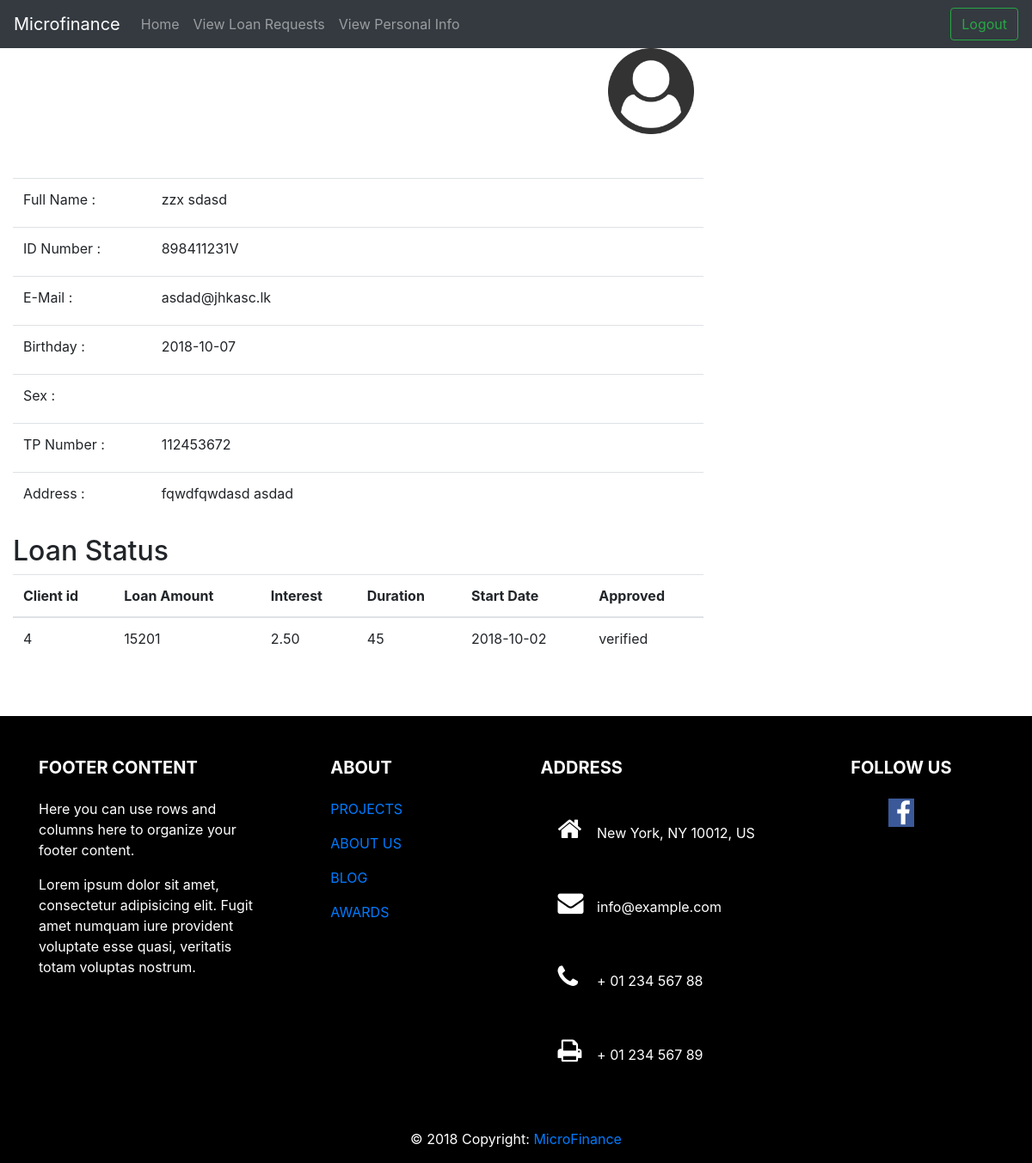
/Officer/profile.php?client_id=4 (signed in), run on an earlier commit of the app's database.
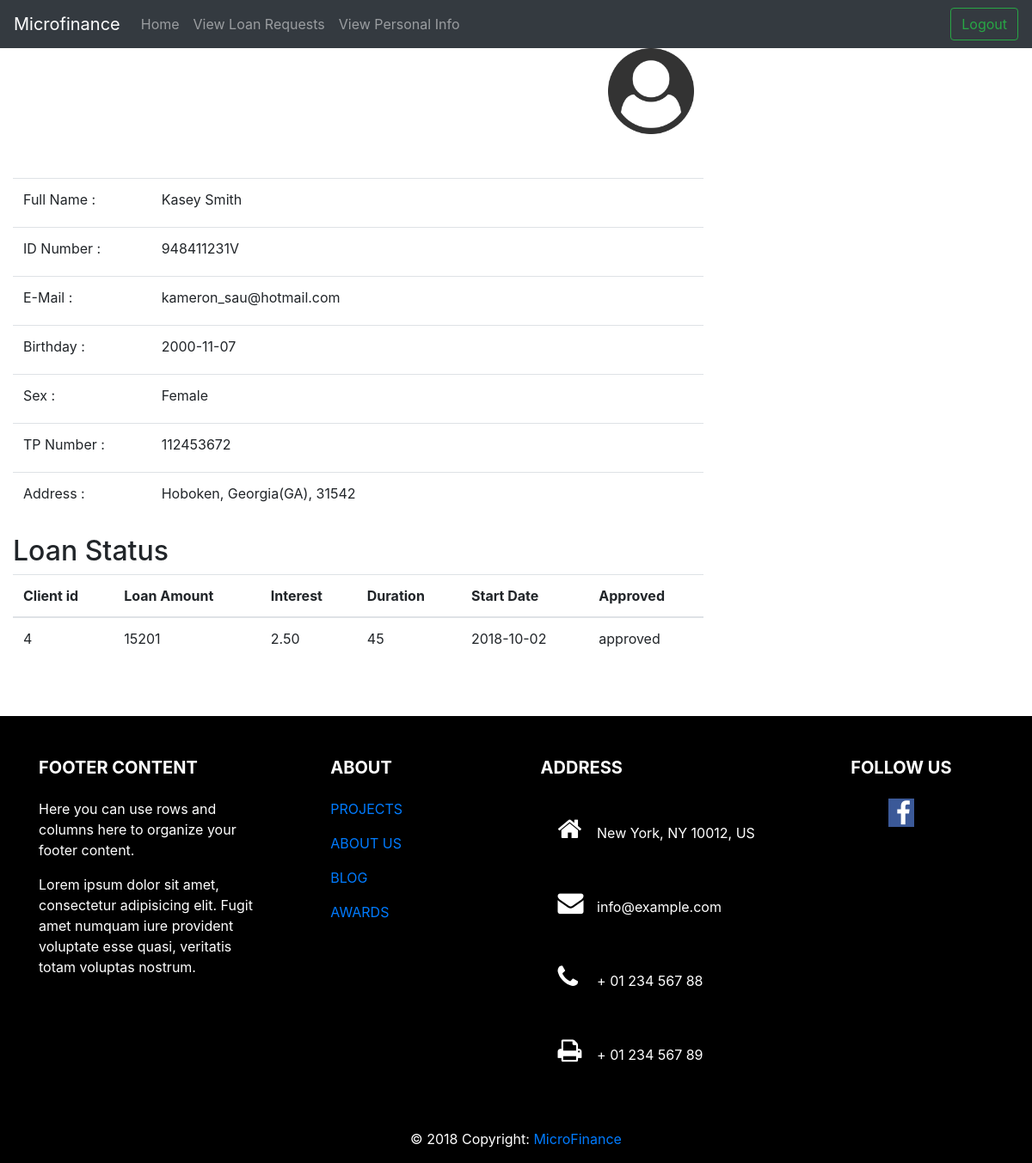
And on a later commit of the database.
### tables this page shows
CREATE TABLE `clients` (
  `client_id` int(10) NOT NULL,
  `rep_id` int(10) DEFAULT NULL,
  `birthday` date DEFAULT NULL,
  `acc_no` int(15) DEFAULT NULL,
  `old_id` int(10) DEFAULT NULL,
  `username` varchar(15) DEFAULT NULL,
  `first_name` varchar(15) DEFAULT NULL,
  `last_name` varchar(15) DEFAULT NULL,
  `email` varchar(30) DEFAULT NULL,
  `tele_phone` int(10) DEFAULT NULL,
  `address` text,
  `gender` enum('Male','Female') DEFAULT NULL,
  `nic` varchar(11) DEFAULT NULL,
  `photo` longblob,
  `branch` varchar(20) NOT NULL,
  `marital_status` enum('Single','Married') DEFAULT NULL,
  `status` enum('pending','created','revoked') DEFAULT NULL
);

CREATE TABLE `loanapplications` (
  `loan_id` int(10) NOT NULL,
  `client_id` int(10) DEFAULT NULL,
  `loan_amount` int(10) DEFAULT NULL,
  `interest_rate` decimal(4,2) DEFAULT NULL,
  `start_date` date DEFAULT NULL,
  `approved` enum('pending','approved','rejected','verified') DEFAULT 'pending',
  `duration` int(11) NOT NULL
);

### Officer/profile.php (the view, shortened to what the changed rows need)
<!doctype html>
<html lang="en">
<head>
    <link rel="stylesheet" href="https://cdnjs.cloudflare.com/ajax/libs/font-awesome/4.7.0/css/font-awesome.min.css">
<link href="../css/custom.css" rel="stylesheet">
    <?php
    include_once "../Images.php";
    ?>
    <link rel="stylesheet" href="https://stackpath.bootstrapcdn.com/bootstrap/4.1.3/css/bootstrap.min.css"
>
</head>
<body>
<main role="main">
    <div id="content" class="col-lg-10 col-sm-10">
        <h1 align="center"><b>Client Profile</b></h1>
        <div class=" row" align="center">
            <div class="col-md-2" align="right">
                <div>
                    <div class="img" align="left">
                        <?php
                        $display = new Images('client');
                        $display->display();
                        ?>
                    </div>
                </div>
            </div>
            <div class="col-lg-10" align="left">
                <?php
                $provided_sname = trim($_GET['client_id']);
                $dataconnect = new DbConnect();
                $link = $dataconnect->connect();
                $query = "SELECT * FROM clients WHERE client_id = $provided_sname";
                $result = mysqli_query($link, $query);
                while ($row = mysqli_fetch_array($result)) {
                    ?>
                    <form action=../Client/editprofile.php method="POST">
                        <table style='margin-top:50px;' class="table">
                            <tr>
                                <td class="lcolumn" width="20%"><label for="full name">Full Name </label> :</td>
                                <td><?php echo '<label  name="fullname" class="add1">' . $row['first_name'] . ' ' . $row['last_name'] . '</label></br>' ?></td>
                            </tr>
                            <tr>
                                <td class="lcolumn" width="20%"><label for="id">ID Number </label> :</td>
                                <td><?php echo '<label  name="nic" class="add1">' . $row['nic'] . '</label></br>' ?></td>
                            </tr>
                            <tr>
                                <td class="lcolumn" width="20%"><label for="email">E-Mail </label> :</td>
                                <td><?php echo '<label  name="email" class="add1">' . $row['email'] . '</label></br>' ?></td>
                            </tr>
                            <tr>
                                <td class="lcolumn" width="20%"><label for="birthday">Birthday </label> :</td>
                                <td><?php echo '<label  name="birthday" class="add1">' . $row['birthday'] . '</label></br>' ?></td>
                            </tr>
                            <tr>
                                <td class="lcolumn" width="20%"><label for="gender">Sex </label> :</td>
                                <td><?php echo '<label  name="gender" class="add1">' . $row['gender'] . '</label></br>' ?></td>
                            </tr>
                            <tr>
                                <td class="lcolumn" width="20%"><label for="phone">TP Number </label> :</td>
                                <td><?php echo '<label  name="phone" class="add1">' . $row['tele_phone'] . '</label></br>' ?></td>
                            </tr>
                            <tr>
                                <td class="lcolumn" width="20%"><label for="adress">Address </label> :</td>
                                <td><?php echo '<label  name="address" class="add1">' . $row['address'] . '</label></br>' ?></td>
                            </tr>
                        </table>
                    </form>
                    <?php
                }
                ?>
                <h2>Loan Status</h2>
                <?php
                $dataconnect = new DbConnect();
                $database = $dataconnect->connect();
                $result2 = mysqli_query($database, "SELECT * FROM loanapplications WHERE client_id=$provided_sname");
                echo "<table class='table'>
                <thead>
                <tr>
                <th>Client id</th>
                <th>Loan Amount</th>
                <th>Interest</th>
                <th>Duration</th>
                <th>Start Date</th>
                <th>Approved</th>
                </tr>
                </thead>
                <tbody>";
                while ($row = mysqli_fetch_array($result2)) {
                    echo "<tr>";
                    echo "<td>" . $row['client_id'] . "</td>";
                    echo "<td>" . $row['loan_amount'] . "</td>";
                    echo "<td>" . $row['interest_rate'] . "</td>";
                    echo "<td>" . $row['duration'] . "</td>";
                    echo "<td>" . $row['start_date'] . "</td>";
                    echo "<td>" . $row['approved'] . "</td>";
                    echo "</tr>";
                }
                echo "</tbody></table>";
                ?>
            </div>
        </div>
    </div>
</main>
</body>
</html>

### Images.php (shortened to what the changed rows need)
<?php
class Images
{
    public function display()
    {
        $dataconnect = new DbConnect();
        $database = $dataconnect->connect();
        if( isset($_GET['client_id'])){
            $id = trim($_GET['client_id']);
        }else if( isset($_POST['name'])){
            $id = trim($_POST['name']);
        }else if (isset($_SESSION['client'])){
            $id = $_SESSION['client']->getId();
        }else if (isset($_SESSION['rep'])){
            $id = $_SESSION['rep']->getRepId();
        }else if (isset($_SESSION['officer'])){
            $id = $_SESSION['officer']->getOfficerId();
        }else {
            $id = $_POST['name'];
        }
        $query = "SELECT * FROM clients WHERE client_id='$id'";
        $result = mysqli_query($database, $query);
        while ($row = mysqli_fetch_array($result)) {
            if ($row['photo'] != null) {
                echo '<img  class="user" height="150" width="150" alt="Avatar" src="data:photo;base64,' . $row['photo'] . '" >';
            } else {
                echo '<img  class="user" height="100" width="150" alt="Avatar" src="../Images/db.png" alt="Avatar">';
            }
        }
    }
}
?>

What changed in the data, as far as the page shows it:
changed clients: first_name "zzx" → "Kasey"; last_name "sdasd" → "Smith"; nic "898411231V" → "948411231V"; email "asdad@jhkasc.lk" → "kameron_sau@hotmail.com"; birthday "2018-10-07" → "2000-11-07"; gender (not shown) → "Female"; address "fqwdfqwdasd asdad" → "Hoboken, Georgia(GA), 31542"
changed loanapplications: approved "verified" → "approved"
